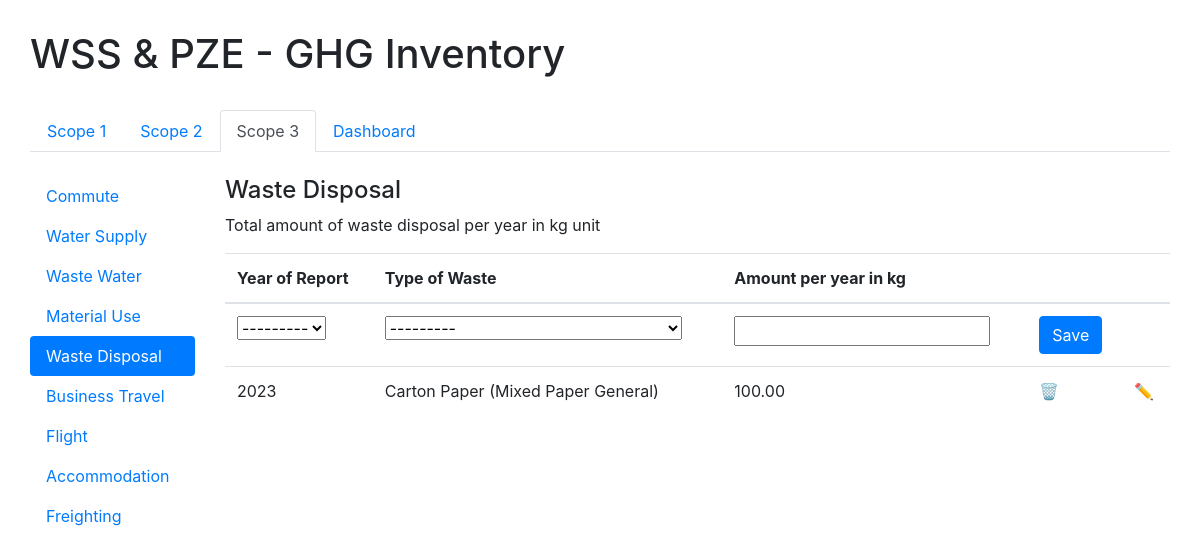
The page /ghg/scope3/disposal/ on the database its author committed.
### ghg_inventory/models.py (models this page shows)
class Disposal(models.Model):
    inventory_year = models.ForeignKey(Inventory_Year, on_delete=models.CASCADE)
    DISPOSAL_CHOICES = [
        ('Carton Paper (Mixed Paper General)', 'Carton Paper (Mixed Paper General)'),
        ('Garbage (Mixed MSW)', 'Garbage (Mixed MSW)'),
        ('Plastic (Mixed Plastic)', 'Plastic (Mixed Plastic)'),
    ]
    type = models.CharField(max_length=40, choices=DISPOSAL_CHOICES)
    quantity = models.DecimalField(max_digits=10, decimal_places=2)
    emission = models.FloatField()

class Inventory_Year(models.Model):
    year_choices = [(year, year) for year in range(2023, 2030)]
    year = models.IntegerField(choices=year_choices)
    def __str__(self):
        return str(self.year)

### ghg_inventory/views.py (the view, shortened to what this page needs)
# urls.py: path('scope3/disposal/', views.disposal, name='disposal'),
def disposal(request):
    disposal = Disposal_Form(prefix='disposal')
    disposals = Disposal.objects.all()
    context_disposal = {'disposal': disposal, 'disposals': disposals}
    return render(request, 'ghg_inventory/scope3_disposal.html', context_disposal)

### ghg_inventory/forms.py
class Disposal_Form(forms.ModelForm):
    class Meta:
        model = Disposal
        fields = ['inventory_year', 'type', 'quantity']

### ghg_inventory/templates/ghg_inventory/scope3_disposal.html (shortened to what this page needs)
{% extends 'ghg_inventory/base_scope3.html' %}
{% block content %}
    <div class="row">
        <div class="col-2">
            <ul class="nav nav-pills flex-column">
                <li class="nav-item">
                    <a class="nav-link " href="{% url 'commute' %}">Commute</a>
                </li>
                <li class="nav-item">
                    <a class="nav-link "  href="{% url 'water' %}">Water Supply</a>
                </li>
                <li class="nav-item">
                    <a class="nav-link " href="{% url 'wastewater' %}">Waste Water</a>
                </li>
                <li class="nav-item">
                    <a class="nav-link"  href="{% url 'material' %}">Material Use</a>
                </li>
                <li class="nav-item">
                    <a class="nav-link active "  href="{% url 'disposal' %}">Waste Disposal</a>
                </li>
                <li class="nav-item">
                    <a class="nav-link "  href="{% url 'travel' %}">Business Travel</a>
                </li>
                <li class="nav-item">
                    <a class="nav-link "  href="{% url 'flight' %}"> Flight </a>
                </li>
                <li class="nav-item">
                    <a class="nav-link "  href="{% url 'accommodation' %}">Accommodation</a>
                </li>
                <li class="nav-item">
                    <a class="nav-link "  href="{% url 'freighting' %}">Freighting</a>
                </li>
            </ul>
        </div>
        <div class="col">
            <h4> Waste Disposal</h4>
            <p> Total amount of waste disposal per year in kg unit</p>
            <form method="post">
            <table class="table table-hover">
                <thead>
                    <tr>
                        <th>Year of Report</th>
                        <th>Type of Waste</th>
                        <th>Amount per year in kg</th>
                        <th></th>
                        <th></th>
                    </tr>
                </thead>
                <tbody>
                    <tr>
                        <td> {{ disposal.inventory_year }} </td>
                        <td>{{ disposal.type}}</td>
                        <td>{{ disposal.quantity}}</td>
                        <td><button type="submit" class="btn btn-primary">Save</button></td>
                        <td></td>
                    </tr>
                        {% for item in disposals %}
                            <tr>
                                <td>{{ item.inventory_year }}</td>
                                <td>{{ item.type}}</td>
                                <td>{{ item.quantity}}</td>
                                <td><a href="{% url 'disposal_delete' item.id %}">🗑️</a></td>
                                <td><a href="{% url 'disposal_update' item.id %}">✏️</a></td>
                            </tr>
                        {% endfor %}
                </tbody>
            </table>
            </form>
        </div>
    </div>
{% endblock %}

### rows shown on the page
Disposal: inventory_year "2023", type "Carton Paper (Mixed Paper General)", quantity "100.00"
